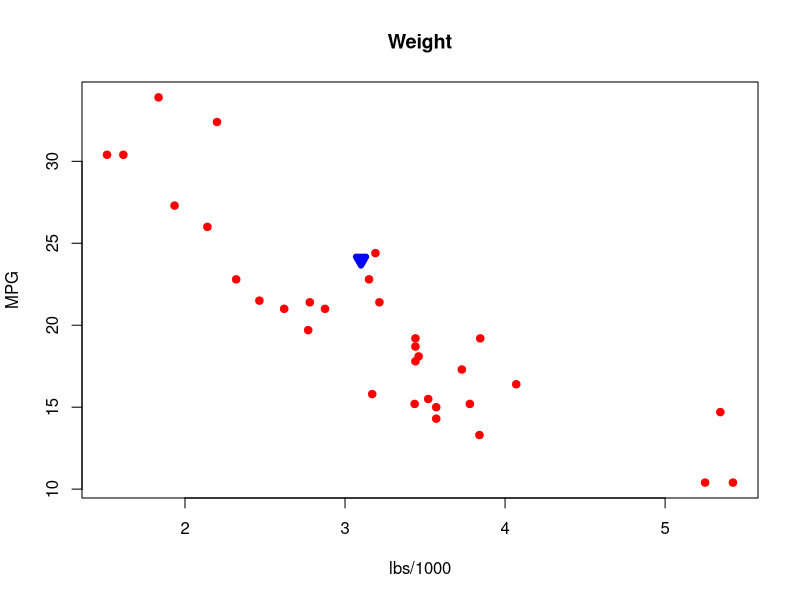
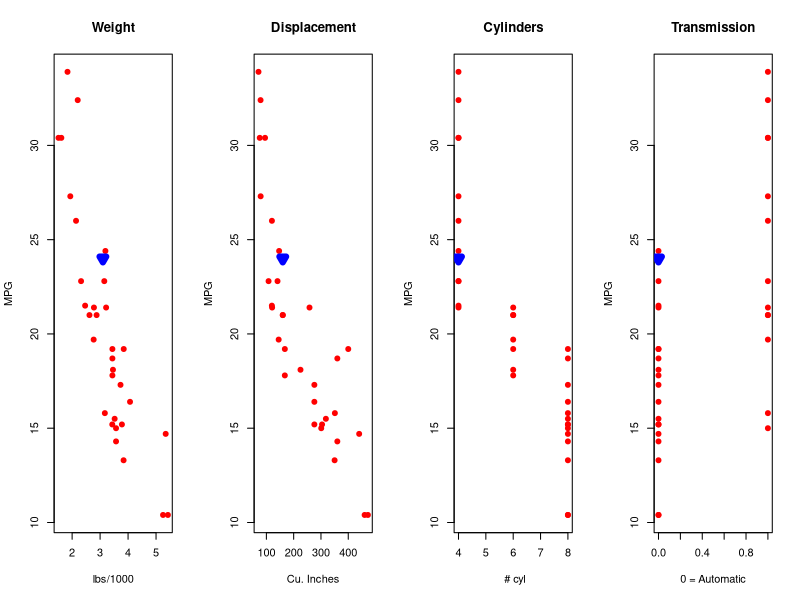

Here is the R script that generated these plots, in order:
## ---- chunk 1
data(mtcars)
fit<- lm(mpg~disp+wt+factor(am) + factor(cyl),data=mtcars)
input<-data.frame(wt=3.1, disp=160,  cyl=4, am=0) #dummy input data
df<-data.frame(wt=input$wt, disp=input$disp, cyl=input$cyl, am=input$am)
plot(mtcars$wt, mtcars$mpg, col='red', pch=19, xlab="lbs/1000", ylab="MPG", main="Weight")
points(input$wt, round(predict(fit, df, interval="prediction")[1],2), col="blue", pch = 25, lwd=6)
## ---- chunk 2
par(mfrow=c(1,4))
plot(mtcars$wt, mtcars$mpg, col='red', pch=19, xlab="lbs/1000", ylab="MPG", main="Weight")
points(input$wt, round(predict(fit, df, interval="prediction")[1],2), col="blue", pch = 25, lwd=6)
plot(mtcars$disp, mtcars$mpg, col='red', pch=19, xlab="Cu. Inches", ylab="MPG", main="Displacement")
points(input$disp, round(predict(fit, df, interval="prediction")[1],2), col="blue", pch = 25, lwd=6)
plot(mtcars$cyl, mtcars$mpg, col='red', pch=19, xlab=" # cyl", ylab="MPG", main="Cylinders")
points(input$cyl, round(predict(fit, df, interval="prediction")[1],2), col="blue", pch = 25, lwd=6)
plot(mtcars$am, mtcars$mpg, col='red', pch=19, xlab="0 = Automatic", ylab="MPG", main="Transmission")
points(input$am, round(predict(fit, df, interval="prediction")[1],2), col="blue", pch = 25, lwd=6)
